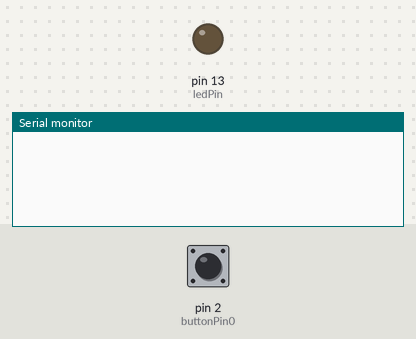
Bench run of a sketch on a simulated Arduino Uno, built with avr-gcc and run on an emulated ATmega328P. On the bench: output pins drawn as LEDs (lit = HIGH), the last lines printed to the serial monitor. The test bench sets the inputs (shaded band); at power-on: pin 2 (buttonPin0) LOW.

Above: at 1.2 s.
1.3 s: pin 2 (buttonPin0) pulled HIGH for 0.15 s
At 1.9 s:
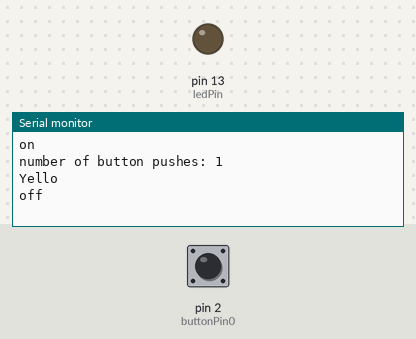
2.9 s: pin 2 (buttonPin0) pulled HIGH for 1 s
At 3.6 s:
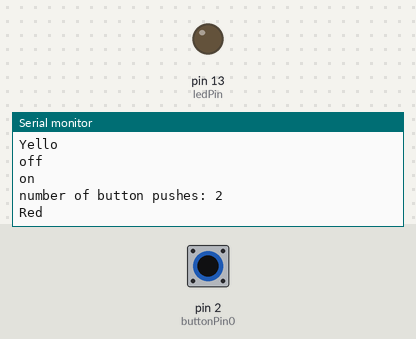
5.4 s: pin 2 (buttonPin0) driven HIGH
At 6.6 s:
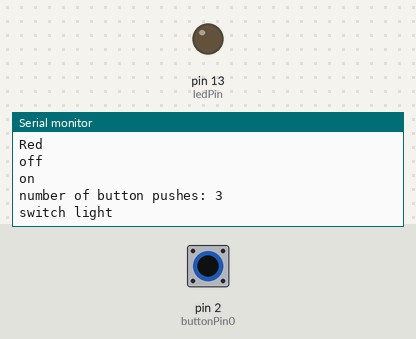
6.9 s: pin 2 (buttonPin0) pulsed LOW 2 times (0.12 s each, 0.3 s apart)
At 8.9 s:
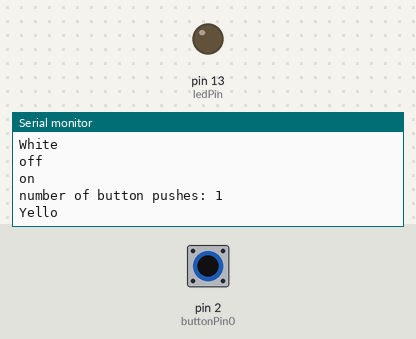
Timing chart, 0 to 10.0 s (numbered marks = the images above; inputs shaded):
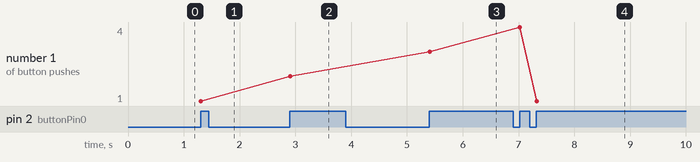

The sketch:

Button.ino
```cpp
const int buttonPin0 = 2;    // button for change the mode
const int buttonPin1 = 3;    // button for turn on - off

const int ledPin = 13;       // the pin for RGB lamp


// Variables will change:
int buttonPushCounter = 0;   // counter for the number of button presses
int buttonMode = 0;         // current state of the button
int lastButtonState = 0;     // previous state of the button

void setup() {
  // initialize the button pin as a input:
  pinMode(buttonPin0, INPUT);
  // initialize putton the RGB mode :

   pinMode(buttonPin1, INPUT);
  // initialize putton turn on amd turn off :


  pinMode(ledPin, OUTPUT);
  // initialize serial communication:
  Serial.begin(9600);
}


void loop() {
  // read the pushbutton input pin:
  buttonMode = digitalRead(buttonPin0);


  // compare the buttonState to its previous state
  if (buttonMode != lastButtonState) {
    // if the state has changed, increment the counter


    if (buttonMode == HIGH) {
      // if the current state is HIGH then the button went from off to on:

      buttonPushCounter++;

      Serial.println("on");
      Serial.print("number of button pushes: ");
      Serial.println(buttonPushCounter);

      switch (buttonPushCounter) {
        case 4 :
          mode4 ();
          break;
        case 3 :
          mode3 ();
          break;
        case 2 :
          mode2 ();
          break;
        case 1 :
          mode1 ();
          break;
      }

    } else {
      // if the current state is LOW then the button went from on to off:
      Serial.println("off");
    }
    // Delay a little bit to avoid bouncing
    delay(50);
  }
  // save the current state as the last state, for next time through the loop
  lastButtonState = buttonMode;

  if (buttonPushCounter > 3) {
    buttonPushCounter = 0;
  }

}

int mode1 ()
{
  Serial.println("Yello");
}

int mode2 ()
{
  Serial.println("Red");
}

int mode3 ()
{
  Serial.println("switch light");
}

int mode4 ()
{
  Serial.println("White");
}
```

Measured:
- after the input at 1.3 s, the serial monitor: prints a new line at once (image 1)
- after the input at 2.9 s, the serial monitor: prints a new line at once (image 2)
- after the input at 5.4 s, the serial monitor: prints a new line at once (image 3)
- after the input at 6.9 s, the serial monitor: prints a new line after 0.12 s (image 4)
- plotted number 1: 1 → 2 after the input at 2.9 s, 2 → 3 after the input at 5.4 s, 3 → 1 after the input at 6.9 s
